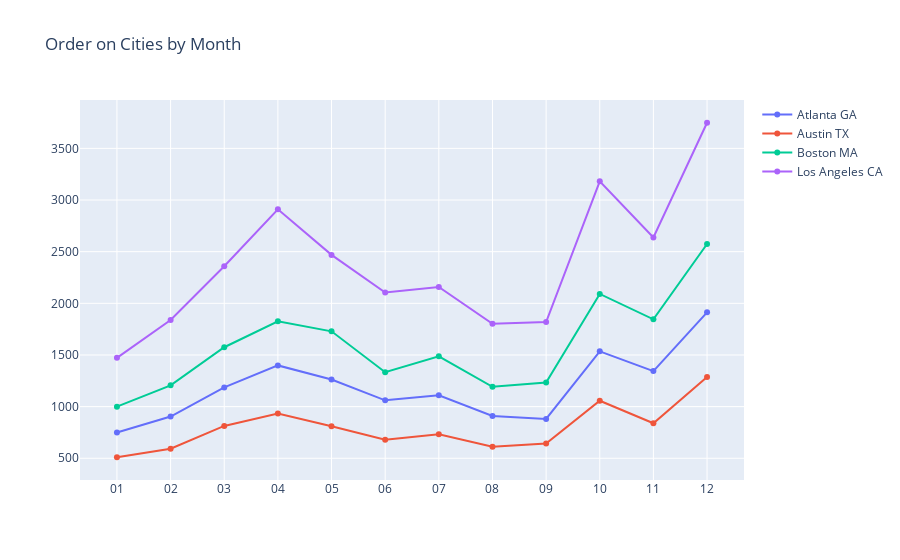

This figure's notebook cell:
### Code cell
plot_data_compare_by_city = [
    go.Scatter(
        x = calculate_cart_by_city.query("City == 'Atlanta GA'")["Month"],
        y = calculate_cart_by_city.query("City == 'Atlanta GA'")["Cart"],
        name = "Atlanta GA"
    ),
    go.Scatter(
        x = calculate_cart_by_city.query("City == 'Austin TX'")["Month"],
        y = calculate_cart_by_city.query("City == 'Austin TX'")["Cart"],
        name = "Austin TX"
    ),
    go.Scatter(
        x = calculate_cart_by_city.query("City == 'Boston MA'")["Month"],
        y = calculate_cart_by_city.query("City == 'Boston MA'")["Cart"],
        name = "Boston MA"
    ),
    go.Scatter(
        x = calculate_cart_by_city.query("City == 'Los Angeles CA'")["Month"],
        y = calculate_cart_by_city.query("City == 'Los Angeles CA'")["Cart"],
        name = "Los Angeles CA"
    ),
]

plot_layout_compare_by_city = go.Layout(
    xaxis = {"type": "category"},
    title = "Order on Cities by Month"
)

fig_compare_city = go.Figure(data = plot_data_compare_by_city, layout = plot_layout_compare_by_city)
# pyoff.iplot(fig_compare_city)
fig_compare_city.show()

### Figure 1 — Plotly figure (JSON) as saved in the notebook; plotly's stock layout.template omitted (floating-point values rounded to 4 significant figures)
{"data": [{"name": "Atlanta GA", "type": "scatter", "x": ["01", "02", "03", "04", "05", "06", "07", "08", "09", "10", "11", "12"], "y": [749, 904, 1186, 1399, 1262, 1061, 1109, 910, 881, 1535, 1344, 1913]}, {"name": "Austin TX", "type": "scatter", "x": ["01", "02", "03", "04", "05", "06", "07", "08", "09", "10", "11", "12"], "y": [510, 593, 813, 934, 811, 679, 733, 611, 642, 1057, 839, 1287]}, {"name": "Boston MA", "type": "scatter", "x": ["01", "02", "03", "04", "05", "06", "07", "08", "09", "10", "11", "12"], "y": [1000, 1206, 1575, 1826, 1729, 1333, 1487, 1192, 1234, 2091, 1845, 2574]}, {"name": "Los Angeles CA", "type": "scatter", "x": ["01", "02", "03", "04", "05", "06", "07", "08", "09", "10", "11", "12"], "y": [1472, 1839, 2359, 2910, 2469, 2104, 2158, 1802, 1819, 3181, 2637, 3748]}], "layout": {"title": {"text": "Order on Cities by Month"}, "xaxis": {"type": "category"}}}
